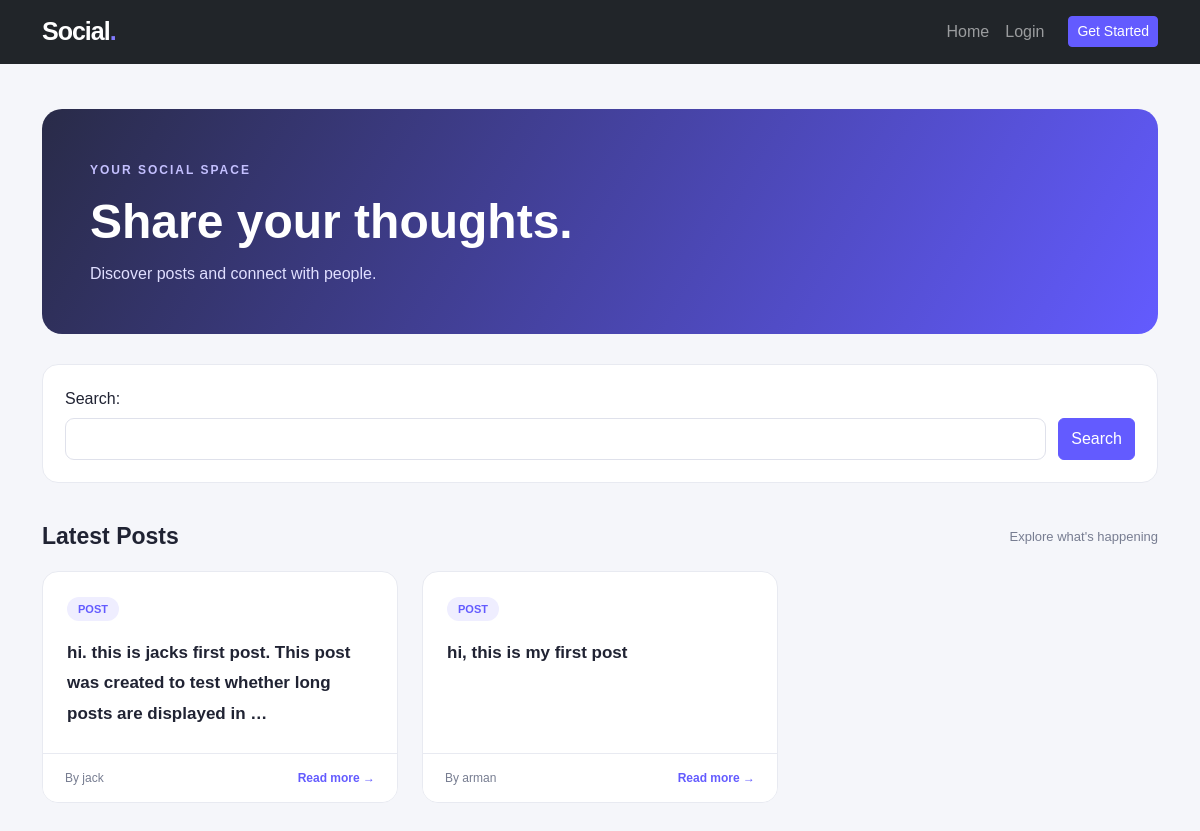
The page / on the database its author committed.
### home/models.py (models this page shows, shortened)
class Post(models.Model):
    user=models.ForeignKey(User,on_delete=models.CASCADE , related_name='posts')
    body=models.TextField()
    slug=models.SlugField()
    created=models.DateTimeField(auto_now_add=True)
    updated=models.DateTimeField(auto_now=True)
    def get_absolute_url(self):
        return reverse('home:post_detail', args=(self.id , self.slug))
    class Meta:
        ordering=('-created','body')

### home/views.py (the view)
# urls.py: path('', views.HomeView.as_view(), name='home'),
class HomeView(View):
    form_class=PostSearchForm
    def get(self,request):
        posts=Post.objects.all()
        if request.GET.get('search'):
            posts=posts.filter(body__contains=request.GET['search'])
        return render(request, 'home/index.html',{'posts':posts , 'form':self.form_class})

### home/templates/home/index.html (shortened to what this page needs)
{% extends 'base.html' %}
{% block content %}
<section class="hero-section">
    <div>
        <span class="section-label">YOUR SOCIAL SPACE</span>
        <h1>Share your thoughts.</h1>
        <p>Discover posts and connect with people.</p>
    </div>
</section>
<section class="search-section">
    <form action="" method="get" class="search-form">
        {{ form.as_p }}
        <button type="submit" class="btn btn-primary">Search</button>
    </form>
</section>
<div class="section-heading">
    <h2>Latest Posts</h2>
    <span>Explore what's happening</span>
</div>
<div class="row g-4">
    {% for post in posts %}
        <div class="col-12 col-md-6 col-lg-4">
            <article class="card post-card h-100">
                <div class="card-body">
                    <div class="post-card-top">
                        <span class="post-tag">POST</span>
                    </div>
                    <a href="{{ post.get_absolute_url }}" class="post-title">
                        {{ post.body|truncatewords:18 }}
                    </a>
                </div>
                <div class="card-footer post-card-footer">
                    <span>By {{ post.user.username }}</span>
                    <a href="{{ post.get_absolute_url }}">Read more →</a>
                </div>
            </article>
        </div>
    {% endfor %}
</div>
{% endblock %}

### static/css/style.css (style rules this page uses)
:root { --primary: #635bff; --primary-dark: #5148e5; --background: #f5f6fa; --text: #202333; --muted: #777d91; --border: #e8eaf1; }
body { background: var(--background); color: var(--text); font-family: Arial, sans-serif; min-height: 100vh; }
.hero-section { background: linear-gradient(120deg, #292b48, #635bff); color: white; border-radius: 20px; padding: 48px; margin-bottom: 30px; }
.hero-section h1 { font-size: clamp(30px, 5vw, 48px); font-weight: 800; margin: 12px 0; }
.hero-section p { color: #e0dfff; margin-bottom: 0; }
.section-label { font-size: 12px; letter-spacing: 2px; color: #c4c0ff; font-weight: bold; }
.search-section { background: white; padding: 22px; border-radius: 16px; border: 1px solid var(--border); margin-bottom: 40px; }
.search-form { display: flex; align-items: center; gap: 12px; flex-wrap: wrap; }
.search-form p { margin: 0; flex: 1; min-width: 180px; }
.search-form input { width: 100%; }
.section-heading { display: flex; justify-content: space-between; align-items: center; gap: 12px; margin-bottom: 20px; }
.section-heading h2 { font-size: 23px; font-weight: 750; margin: 0; }
.section-heading span { color: var(--muted); font-size: 13px; }
.post-card { border: 1px solid var(--border); border-radius: 16px; overflow: hidden; background: white; transition: transform 0.2s, box-shadow 0.2s; }
.post-card .card-body { padding: 24px; }
.post-card-top { margin-bottom: 18px; }
.post-tag { background: #efeeff; color: var(--primary); padding: 6px 11px; border-radius: 20px; font-size: 11px; font-weight: bold; }
.post-title { color: var(--text); text-decoration: none; font-size: 17px; font-weight: 650; line-height: 1.8; overflow-wrap: anywhere; }
.post-card-footer { background: #fff; border-top: 1px solid var(--border); padding: 15px 22px; display: flex; justify-content: space-between; gap: 10px; color: var(--muted); font-size: 12px; }
.post-card-footer a { color: var(--primary); text-decoration: none; font-weight: bold; }
.btn-primary { background: var(--primary); border-color: var(--primary); }
.form-card input, .form-card textarea, .form-card select, .comment-form input, .comment-form textarea, .comment-form select, .reply-form input, .reply-form textarea, .reply-form select, .search-form input { width: 100%; border: 1px solid #dfe1eb; border-radius: 9px; padding: 11px 13px; background: white; outline: none; transition: border-color 0.2s, box-shadow 0.2s; }
.search-form { display: flex; align-items: flex-end; gap: 12px; }
.search-form p { flex: 1; min-width: 180px; margin: 0; }
.search-form label { display: block; margin-bottom: 7px; }
.search-form input { height: 42px; }
.search-form button { height: 42px; white-space: nowrap; }

### rows shown on the page
Post: body "hi. this is jacks first post. This post was created to test whether long posts are displayed in …", user.username "jack"
Post: body "hi, this is my first post", user.username "arman"
